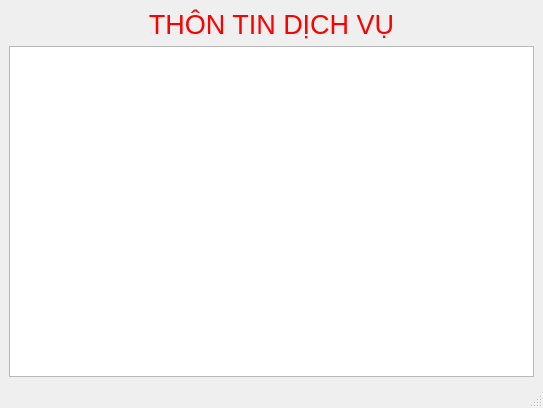
<?xml version="1.0" encoding="UTF-8"?>
<ui version="4.0">
 <class>manage_showservice</class>
 <widget class="QMainWindow" name="manage_showservice">
  <property name="geometry">
   <rect>
    <x>0</x>
    <y>0</y>
    <width>543</width>
    <height>408</height>
   </rect>
  </property>
  <property name="windowTitle">
   <string>MainWindow</string>
  </property>
  <widget class="QWidget" name="centralwidget">
   <layout class="QGridLayout" name="gridLayout">
    <item row="0" column="0">
     <layout class="QVBoxLayout" name="verticalLayout">
      <item>
       <widget class="QLabel" name="label">
        <property name="text">
         <string>&lt;html&gt;&lt;head/&gt;&lt;body&gt;&lt;p align=&quot;center&quot;&gt;&lt;span style=&quot; font-size:20pt; color:#ff0000;&quot;&gt;THÔN TIN DỊCH VỤ&lt;/span&gt;&lt;/p&gt;&lt;/body&gt;&lt;/html&gt;</string>
        </property>
       </widget>
      </item>
      <item>
       <widget class="QTableView" name="tableView_dv"/>
      </item>
     </layout>
    </item>
   </layout>
  </widget>
  <widget class="QMenuBar" name="menubar">
   <property name="geometry">
    <rect>
     <x>0</x>
     <y>0</y>
     <width>543</width>
     <height>22</height>
    </rect>
   </property>
  </widget>
  <widget class="QStatusBar" name="statusbar"/>
 </widget>
 <resources/>
 <connections/>
</ui>
